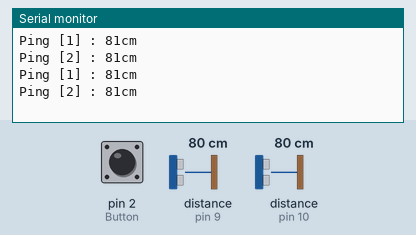
Simulated run of this sketch. Board: Arduino Uno, built with avr-gcc and run on an emulated ATmega328P. Shown: the last lines printed to the serial monitor. The test bench sets the inputs (shaded band); at power-on: distance to the obstacle (sensors on pin 9, pin 10) 80 cm, pin 2 (Button) HIGH. The echo pulse lasts 58.3 µs per cm.

Above: at 2.8 s.
2.9 s: distance to the obstacle (sensor on pin 9) set to 2 cm
At 3.8 s:
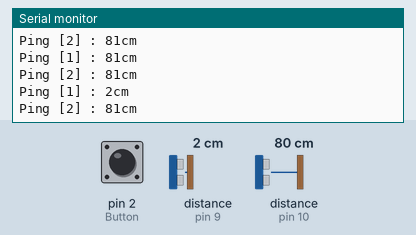
4.4 s: distance to the obstacle (sensor on pin 10) set to 2 cm
At 5.3 s:
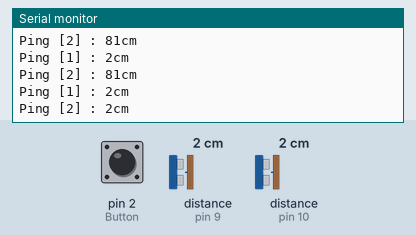
5.9 s: distance to the obstacle (sensor on pin 9) set to 4 cm
At 6.8 s:
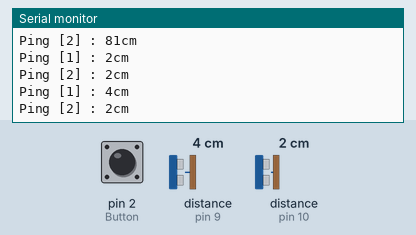
7.4 s: distance to the obstacle (sensor on pin 10) set to 4 cm
At 8.8 s:
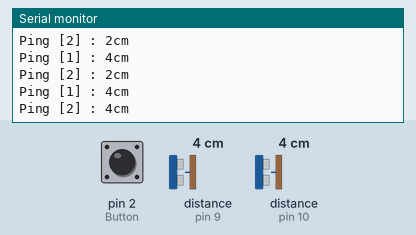
Timing chart, 0 to 9.9 s (numbered marks = the images above; inputs shaded):
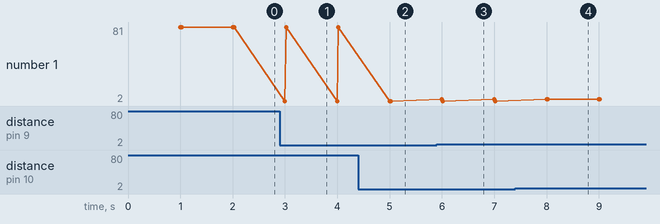

The sketch:

Tobias_001.ino
```cpp
#include "config.h"
/*-------------------------------------------------------------------------------------
                                     SETUP
-------------------------------------------------------------------------------------*/
void setup()
{
  Serial.begin(9600);

  pinMode(IR1,INPUT);
  pinMode(IR2,INPUT);
  pinMode(IR3,INPUT);
  pinMode(IR4,INPUT);

  pinMode(Button,INPUT);

  Timer1.initialize(1000000); // set a timer of length 100000 microseconds (or 0.1 sec - or 10Hz )
  Timer1.attachInterrupt( timerIsr ); // attach the service routine here

  attachInterrupt(digitalPinToInterrupt(Button),  changeState, FALLING);
}

/*-------------------------------------------------------------------------------------
                                     LOOP
-------------------------------------------------------------------------------------*/
void loop()
{

}
```

Interrupt.ino
```cpp
/*-------------------------------------------------------------------------------------
                                     LOOP
-------------------------------------------------------------------------------------*/
void timerIsr()
{
  //Serial.println(digitalRead(Button));
  //Serial.println(analogRead(IR1));
  //Serial.println(digitalRead(2));
  Serial.print("Ping [1] : ");
  Serial.print(sonar1.ping_cm()); // Send ping, get distance in cm and print result (0 = outside set distance range)
  Serial.println("cm");
  delay(50);
  Serial.print("Ping [2] : ");
  Serial.print(sonar2.ping_cm()); // Send ping, get distance in cm and print result (0 = outside set distance range)
  Serial.println("cm");
}
void changeState()
{
  //flags = flags | B10000000;
}
```

Sumo.ino
```cpp
/*-------------------------------------------------------------------------------------
                                       Sumô
-------------------------------------------------------------------------------------*/
void modeSumo()
{

}
/*-------------------------------------------------------------------------------------
                                Verificação dos IR
-------------------------------------------------------------------------------------*/
void checkIR()
{
  int IRValue1,IRValue2,IRValue3,IRValue4;
  // --- Leitura das entradas analogicas ---
  IRValue1 = analogRead(IR1);
  IRValue2 = analogRead(IR2);
  IRValue3 = analogRead(IR3);
  IRValue4 = analogRead(IR4);
  // --- Se IR estiver detectando o branco enão ativa seu respectivo bit ---
  if(IRValue1 <= WHITE) flags = flags | B00000001;
  if(IRValue2 <= WHITE) flags = flags | B00000010;
  if(IRValue3 <= WHITE) flags = flags | B00000100;
  if(IRValue4 <= WHITE) flags = flags | B00001000;
}
/*-------------------------------------------------------------------------------------
                          Verificação dos Ultrassonicos
-------------------------------------------------------------------------------------*/
void checkSonar()
{
  valSonar1 = sonar1.ping_cm();
  valSonar2 = sonar2.ping_cm();
  if(valSonar1 <= DISTANCE) flags = flags | B00010000;
  if(valSonar2 <= DISTANCE) flags = flags | B00100000;
}
```

engineControl.ino
```cpp
/*-------------------------------------------------------------------------------------
                          Aceleração para frente
-------------------------------------------------------------------------------------*/
void frente()
{
  motor1.run(FORWARD);
  motor2.run(FORWARD);
  motor3.run(FORWARD);
  motor4.run(FORWARD);
}
void traz()
{
  motor1.run(BACKWARD);
  motor2.run(BACKWARD);
  motor3.run(BACKWARD);
  motor4.run(BACKWARD);
}
void direita()
{
  motor1.run(FORWARD);
  motor2.run(FORWARD);
  motor3.run(BACKWARD);
  motor4.run(BACKWARD);
}
void esquerda()
{
  motor1.run(BACKWARD);
  motor2.run(BACKWARD);
  motor3.run(FORWARD);
  motor4.run(FORWARD);
}
```

main.ino
```cpp
/*-------------------------------------------------------------------------------------
                                     Start
-------------------------------------------------------------------------------------*/
void start()
{
  /*
  switch (modeOp) {
    case -1:
      //robo em modo teste
    case 0:
      //robo em modo espera
    case 1:
      //robo em modo combate Sumô
      modeSumo();
  }
  */
}
```

config.h
```cpp
/*
       ________hs-02________
      | IR3            IR4 |
  M2  |        u2          |  M3
      |                    |
      |                    |
      |                    |
      |                    |
  M1  |         u1         |  M4
      |_IR2____________IR1_|

      flags - | |Button|U2|U1|IR4|IR3|IR2|IR1|
*/
/*-------------------------------------------------------------------------------------
                                     BIBLIOTECAS
-------------------------------------------------------------------------------------*/
#include <AFMotor.h>
#include <NewPing.h>
#include <TimerOne.h>
/*---------------------1----------------------------------------------------------------
                                     DEFINE
-------------------------------------------------------------------------------------*/
// --- define de controle ---
#define MAX_DISTANCE 200 // Maximum distance we want to ping for (in centimeters). Maximum sensor distance is rated at 400-500cm.
#define WHITE 500
#define DISTANCE 40

// --- Seleção dos Motores ---
AF_DCMotor motor1(1); //Seleção do Motor 1
AF_DCMotor motor2(2); //Seleção do Motor 1
AF_DCMotor motor3(3); //Seleção do Motor 1
AF_DCMotor motor4(4); //Seleção do Motor 1

// --- Seleção dos Ultrassonicos ---
#define SONAR1  9  // Arduino pin tied to both trigger and echo pins on the ultrasonic sensor.
#define SONAR2  10  // Arduino pin tied to both trigger and echo pins on the ultrasonic sensor.
// --- Inicialização dos Ultrassonicos ---
NewPing sonar1(SONAR1, SONAR1, MAX_DISTANCE); // NewPing setup of pin and maximum distance.
NewPing sonar2(SONAR2, SONAR2, MAX_DISTANCE); // NewPing setup of pin and maximum distance.
// --- Seleção dos Infra Vermelhos
#define IR1 A0
#define IR2 A1
#define IR3 A2
#define IR4 A3

// Seleção do Botão
#define Button 2

/*-------------------------------------------------------------------------------------
                                     FLAGS
-------------------------------------------------------------------------------------*/
// --- Controle ---
static byte flags = 0;

// --- Variaveis de armazenamento da distancia dos sonares ---
unsigned char valSonar1 = 0;
unsigned char valSonar2 = 0;

// --- Seleção das velocidade ---
unsigned char velocidade1 = 0x00; //Armazena a velocidade do motor1 (8 bits)
unsigned char velocidade2 = 0x00; //Armazena a velocidade do motor1 (8 bits)
unsigned char velocidade3 = 0x00; //Armazena a velocidade do motor1 (8 bits)
unsigned char velocidade4 = 0x00; //Armazena a velocidade do motor1 (8 bits)
```

Measured:
- after the input at 2.9 s, the serial monitor: prints a new line after 0.10 s (image 1)
- after the input at 4.4 s, the serial monitor: prints a new line after 0.62 s (image 2)
- after the input at 5.9 s, the serial monitor: prints a new line after 0.10 s (image 3)
- after the input at 7.4 s, the serial monitor: prints a new line after 0.62 s (image 4)
